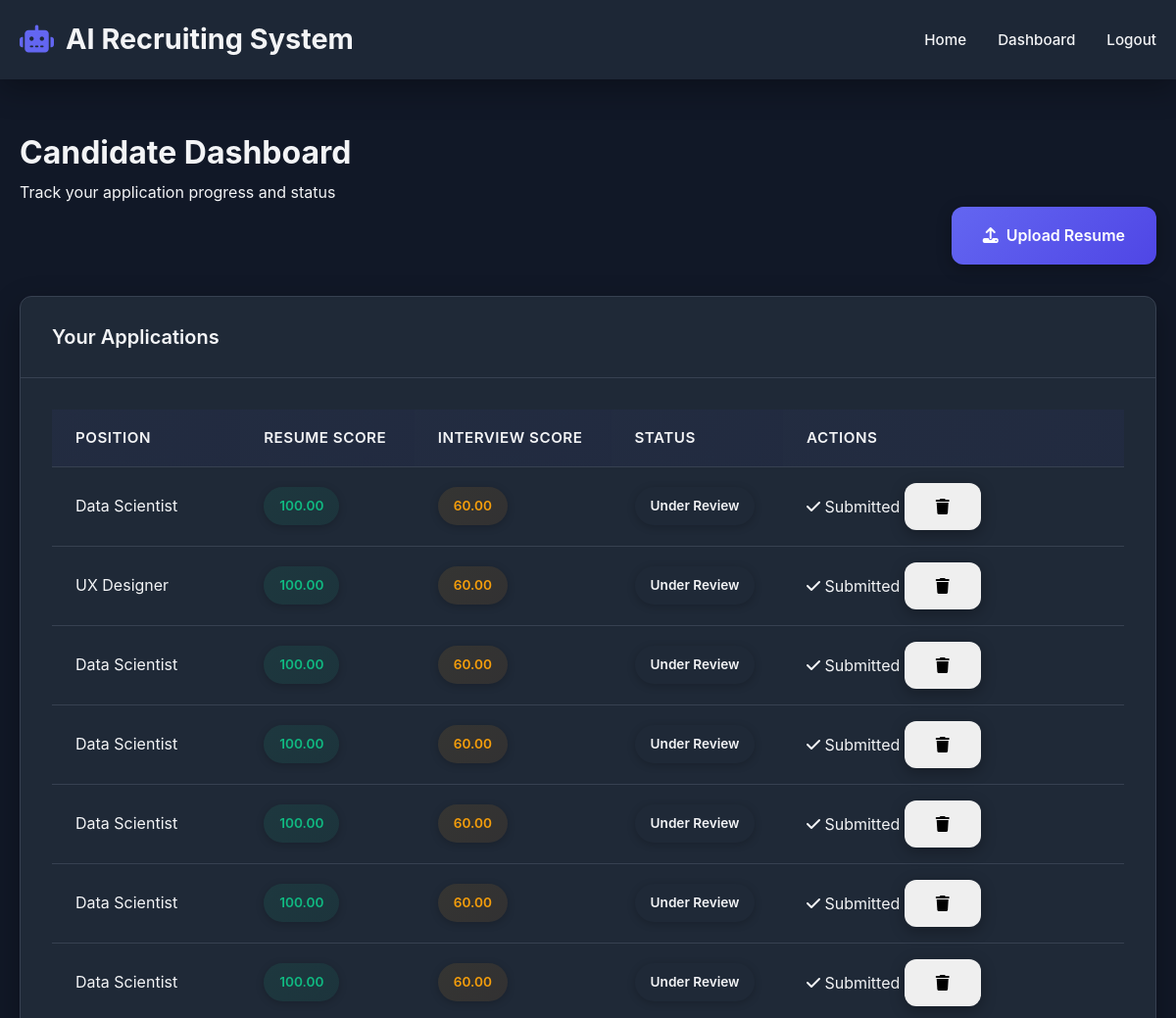
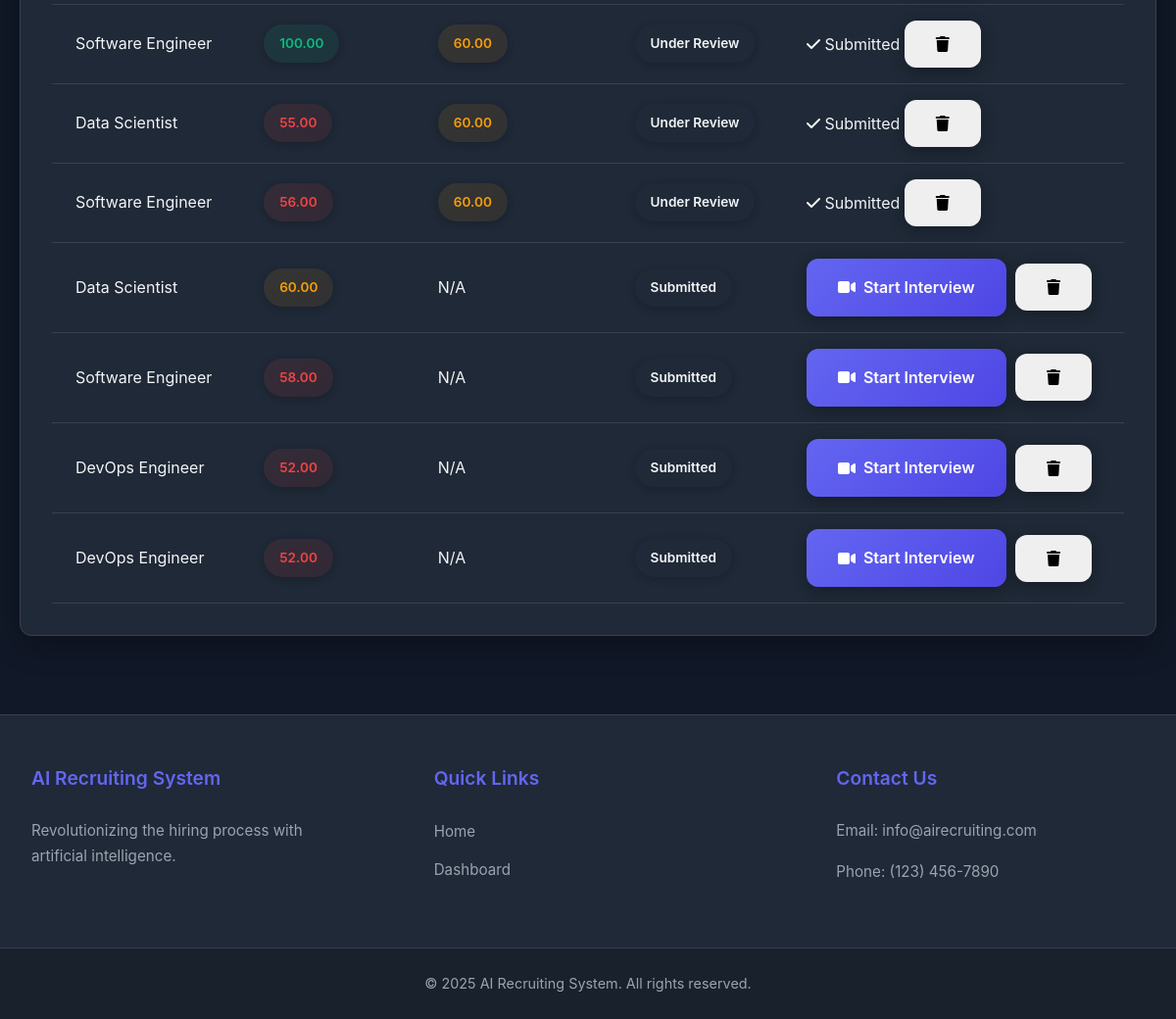
The page /dashboard (signed in) on the database its author committed (2 pictures, top to bottom).
### model.py (models this page shows)
class Application(db.Model):
    id = db.Column(db.Integer, primary_key=True)
    user_id = db.Column(db.Integer, db.ForeignKey('user.id'), nullable=False)
    job_position = db.Column(db.String(100), nullable=False)
    resume_file = db.Column(db.String(200), nullable=False)
    resume_score = db.Column(db.Float, default=0.0)
    status = db.Column(db.String(20), default='Submitted')
    created_at = db.Column(db.DateTime, default=datetime.utcnow)
    interview = db.relationship('Interview', backref='application', uselist=False)

class Interview(db.Model):
    id = db.Column(db.Integer, primary_key=True)
    application_id = db.Column(db.Integer, db.ForeignKey('application.id'), nullable=False)
    interview_text = db.Column(db.Text)
    interview_score = db.Column(db.Float, default=0.0)
    created_at = db.Column(db.DateTime, default=datetime.utcnow)
    video_count = db.Column(db.Integer, default=0)

### b_routes.py (the view)
@app.route("/dashboard")
@login_required
def dashboard():
    applications = Application.query.filter_by(user_id=current_user.id).all()
    return render_template("dashboard.html", applications=applications)

### app.py (called while the page is built)
@login_manager.user_loader
def load_user(user_id):
    return User.query.get(int(user_id))

### templates/dashboard.html (shortened to what this page needs)
{% extends "base.html" %}
{% block content %}
<div class="page-header">
    <h1>Candidate Dashboard</h1>
    <p class="subtitle">Track your application progress and status</p>
</div>
<div class="dashboard-actions">
    <a href="{{ url_for('upload') }}" class="btn btn-primary">
        <i class="fas fa-upload"></i> Upload Resume
    </a>
</div>
{% if applications %}
<div class="card">
    <div class="card-header">
        <h3>Your Applications</h3>
    </div>
    <div class="card-body">
        <div class="table-responsive">
            <table class="data-table">
                <thead>
                    <tr>
                        <th>Position</th>
                        <th>Resume Score</th>
                        <th>Interview Score</th>
                        <th>Status</th>
                        <th>Actions</th>
                    </tr>
                </thead>
                <tbody>
                    {% for app in applications %}
                    <tr>
                        <td>{{ app.job_position }}</td>
                        <td>
                            <div class="score-badge score-{{ 'high' if app.resume_score >= 80 else 'medium' if app.resume_score >= 60 else 'low' }}">
                                {{ "%.2f"|format(app.resume_score) }}
                            </div>
                        </td>
                        <td>
                            {% if app.interview %}
                                <div class="score-badge score-{{ 'high' if app.interview.interview_score >= 80 else 'medium' if app.interview.interview_score >= 60 else 'low' }}">
                                    {{ "%.2f"|format(app.interview.interview_score) }}
                                </div>
                            {% elif app.status == "Under Review" %}
                                <span class="text-muted" style="font-style: italic;">Reviewing...</span>
                            {% else %}
                                <span class="text-muted">N/A</span>
                            {% endif %}
                        </td>
                        <td>
                            <span class="status-badge status-{{ app.status.lower() }}">{{ app.status }}</span>
                        </td>
                        <td>
                            {% if app.resume_score > 50 and not app.interview %}
                                <a href="{{ url_for('interview', app_id=app.id) }}" class="btn btn-sm btn-primary" style="margin-right: 5px;">
                                    <i class="fas fa-video"></i> Start Interview
                                </a>
                            {% elif app.status == "Under Review" %}
                                <span class="text-muted"><i class="fas fa-check"></i> Submitted</span>
                            {% endif %}
                            <form action="{{ url_for('delete_application', app_id=app.id) }}" method="POST" style="display: inline;">
                                <button type="submit" class="btn btn-sm btn-danger" title="Delete Application" onclick="return confirm('Are you sure you want to delete this application? This cannot be undone.');">
                                    <i class="fas fa-trash"></i>
                                </button>
                            </form>
                        </td>
                    </tr>
                    {% endfor %}
                </tbody>
            </table>
        </div>
    </div>
</div>
{% endif %}
{% endblock %}

### templates/base.html (shortened to what this page needs)
<!DOCTYPE html>
<html lang="en">
<head>
    <link rel="stylesheet" href="https://cdnjs.cloudflare.com/ajax/libs/font-awesome/6.4.0/css/all.min.css">
    <link rel="stylesheet" href="{{ url_for('static', filename='style.css') }}">
</head>
<body>
    <div class="page-container">
        <header class="header">
            <div class="container header-container">
                <div class="logo">
                    <i class="fas fa-robot"></i>
                    <h2>AI Recruiting System</h2>
                </div>
                <nav class="main-nav">
                    <a href="{{ url_for('index') }}" class="nav-link">Home</a>
                    {% if current_user.is_authenticated %}
                        {% if current_user.user_type == 'recruiter' %}
                            <a href="{{ url_for('recruiter_dashboard') }}" class="nav-link">Recruiter Dashboard</a>
                        {% else %}
                            <a href="{{ url_for('dashboard') }}" class="nav-link">Dashboard</a>
                        {% endif %}
                        <a href="{{ url_for('logout') }}" class="nav-link">Logout</a>
                    {% else %}
                        <a href="{{ url_for('register') }}" class="nav-link">Register</a>
                        <a href="{{ url_for('login') }}" class="nav-link">Login</a>
                    {% endif %}
                </nav>
            </div>
        </header>
        <main class="main-content">
            <div class="container">
                {% block content %}
                {% endblock %}
            </div>
        </main>
        <footer class="footer">
            <div class="container footer-container">
                <div class="footer-section">
                    <h3>AI Recruiting System</h3>
                    <p>Revolutionizing the hiring process with artificial intelligence.</p>
                </div>
                <div class="footer-section">
                    <h3>Quick Links</h3>
                    <ul>
                        <li><a href="{{ url_for('index') }}">Home</a></li>
                        {% if current_user.is_authenticated %}
                            {% if current_user.user_type == 'recruiter' %}
                                <li><a href="{{ url_for('recruiter_dashboard') }}">Recruiter Dashboard</a></li>
                            {% else %}
                                <li><a href="{{ url_for('dashboard') }}">Dashboard</a></li>
                            {% endif %}
                        {% else %}
                            <li><a href="{{ url_for('register') }}">Register</a></li>
                            <li><a href="{{ url_for('login') }}">Login</a></li>
                        {% endif %}
                    </ul>
                </div>
                <div class="footer-section">
                    <h3>Contact Us</h3>
                    <p>Email: info@airecruiting.com</p>
                    <p>Phone: (123) 456-7890</p>
                </div>
            </div>
            <div class="footer-bottom">
                <div class="container">
                    <p>&copy; 2025 AI Recruiting System. All rights reserved.</p>
                </div>
            </div>
        </footer>
    </div>
</body>
</html>

### rows shown on the page
Application: job_position "Data Scientist", resume_score "100.00", status "Under Review", shows "Submitted"
Interview: interview.interview_score "60.00"
Application: job_position "UX Designer", resume_score "100.00", status "Under Review", shows "Submitted"
Interview: interview.interview_score "60.00"
Application: job_position "Data Scientist", resume_score "100.00", status "Under Review", shows "Submitted"
Interview: interview.interview_score "60.00"
Application: job_position "Data Scientist", resume_score "100.00", status "Under Review", shows "Submitted"
Interview: interview.interview_score "60.00"
Application: job_position "Data Scientist", resume_score "100.00", status "Under Review", shows "Submitted"
Interview: interview.interview_score "60.00"
Application: job_position "Data Scientist", resume_score "100.00", status "Under Review", shows "Submitted"
Interview: interview.interview_score "60.00"
Application: job_position "Data Scientist", resume_score "100.00", status "Under Review", shows "Submitted"
Interview: interview.interview_score "60.00"
Application: job_position "Software Engineer", resume_score "100.00", status "Under Review", shows "Submitted"
Interview: interview.interview_score "60.00"
Application: job_position "Data Scientist", resume_score "55.00", status "Under Review", shows "Submitted"
Interview: interview.interview_score "60.00"
Application: job_position "Software Engineer", resume_score "56.00", status "Under Review", shows "Submitted"
Interview: interview.interview_score "60.00"
Application: job_position "Data Scientist", resume_score "60.00", shows "N/A", status "Submitted"
Application: job_position "Software Engineer", resume_score "58.00", shows "N/A", status "Submitted"
Application: job_position "DevOps Engineer", resume_score "52.00", shows "N/A", status "Submitted"
Application: job_position "DevOps Engineer", resume_score "52.00", shows "N/A", status "Submitted"
